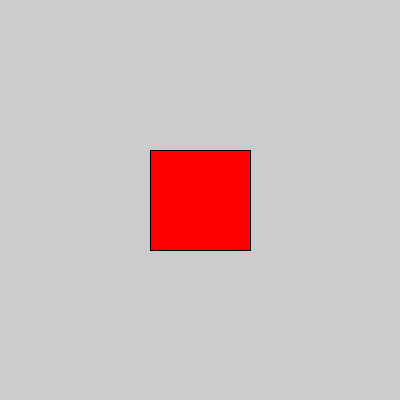
Frame 1 (no input)
Frame 60 (the mouse pressed at the canvas centre just before this capture): identical to frame 1, image omitted
Frame 120 (the mouse held since frame 60 and released just before this capture): identical to frame 1, image omitted

The Processing sketch that drew this single still picture (run headless with seeded random() and noise(); from frame 60 on, the mouse is pressed at the canvas centre):

// Processing sketch: T014_multiKeyPress_graphic
// ── T014_multiKeyPress_graphic.pde
boolean[] teclas;
color c;
int tam;

void setup(){
  size(400,400);
  teclas = new boolean[2];
  teclas[0] = false;
  teclas[1] = false;
  background(204);
}

void draw(){
  background(204);
  if(teclas[0]==false){ tam=100;}
  else{ tam=200;}
  if(teclas[1]==false){ c=color(255,0,0);}
  else{ c=color(0,255,255);}
  rectMode(CENTER);
  fill(c);
  rect(width/2,height/2,tam,tam);
}

void keyPressed(){
  if(keyCode==UP){ teclas[0]=true;}
  else if(keyCode==DOWN){ teclas[1]=true;}
}
void keyReleased(){
  if(keyCode==UP){ teclas[0]=false;}
  else if(keyCode==DOWN){ teclas[1]=false;}
}
